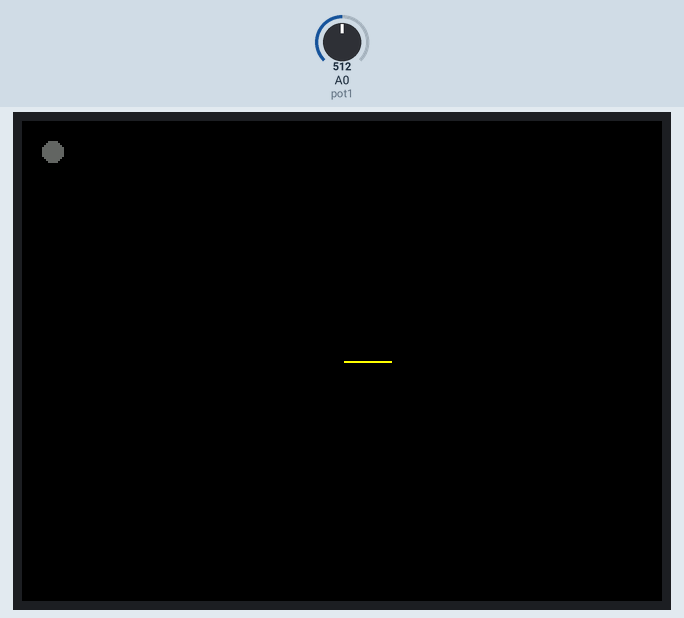
Recording of a sketch running on a simulated Arduino Uno, built with avr-gcc and run on an emulated ATmega328P. Shown: 320×240 colour display. Inputs (shaded band) come from the test bench; at power-on: A0 (pot1) = 512.

Above: at 1.4 s.
1.5 s: A0 (pot1) set to 246
4.3 s: A0 (pot1) set to 522
7.3 s: A0 (pot1) set to 511
At 9.31 s:
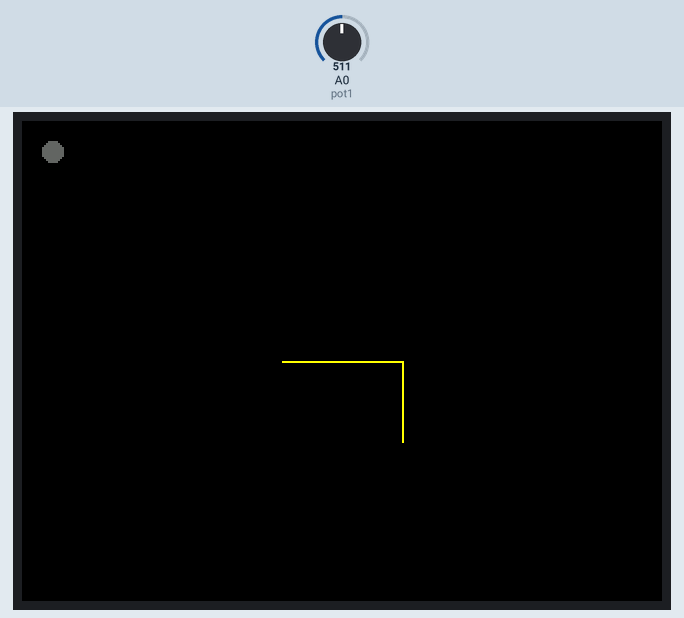
At 14.0 s:
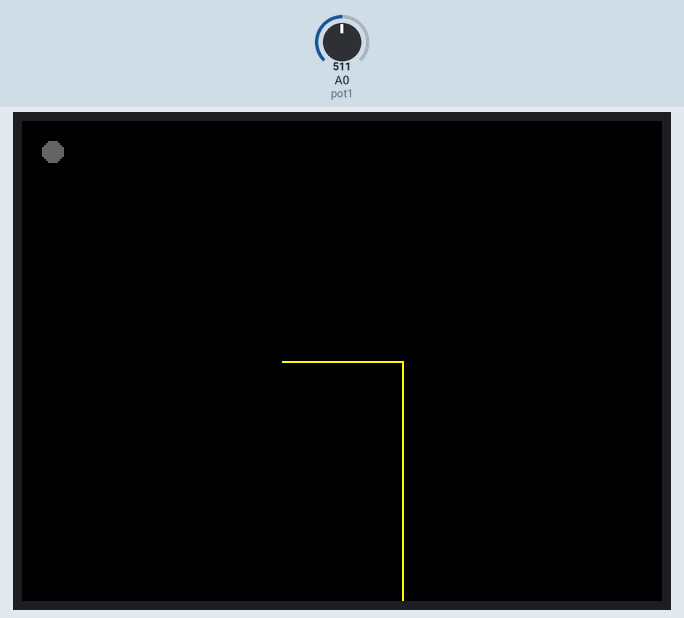

The sketch:

test_screen.ino
```cpp
  #include <SPI.h>
  #include <Adafruit_GFX.h>
  #include <Adafruit_ST7789.h>


  //Pins connecting to display


  #define pot1 A0
  int potVal;

  // Player one values
  int direction1;
  int x1 = 160;
  int y1 = 120;
  #define left1 2
  #define right1 3

  //Player two values
  int x2 = 310;
  int y2 = 10;
  #define left2 4
  #define right2 5

  //Display Pins
  #define TFT_SCK 13
  #define TFT_MOSI 11
  #define TFT_CS 10
  #define TFT_RST 9
  #define TFT_DC 8

Adafruit_ST7789 tft = Adafruit_ST7789(TFT_CS, TFT_DC, TFT_RST);

void setup() {

  //Serial.begin(9600);

  pinMode(left1, INPUT);
  pinMode(right1, INPUT);
  pinMode(left2, INPUT);
  pinMode(right2, INPUT);

  tft.init(240, 320);
  tft.setRotation(1);
  tft.fillScreen(tft.color565(0, 0, 0));
  tft.fillCircle(15, 15, 5, tft.color565(100,100,100));

}

void loop() {

  potVal = analogRead(pot1);
  //Serial.print("potval, ");
  //Serial.println(potVal);
  if (potVal >= 0 && potVal < 256) {
    direction1 = 3;
  } else if (potVal >= 256 && potVal < 512) {
    direction1 = 2;
  } else if (potVal >= 512 && potVal < 768) {
    direction1 = 1;
  } else if (potVal >= 768 && potVal <= 1023) {
    direction1 = 0;
  }

  if (direction1 == 0) {
    y1 = y1 - 1;
  }
  else if (direction1 == 1) {
    x1 = x1 + 1;
  }
  else if (direction1 == 2) {
    y1 = y1 + 1;
  }
  else if (direction1 == 3) {
    x1 = x1 - 1;
  }

  tft.drawPixel(x1, y1, tft.color565(255, 255, 0));
  delay(50);

}
```
